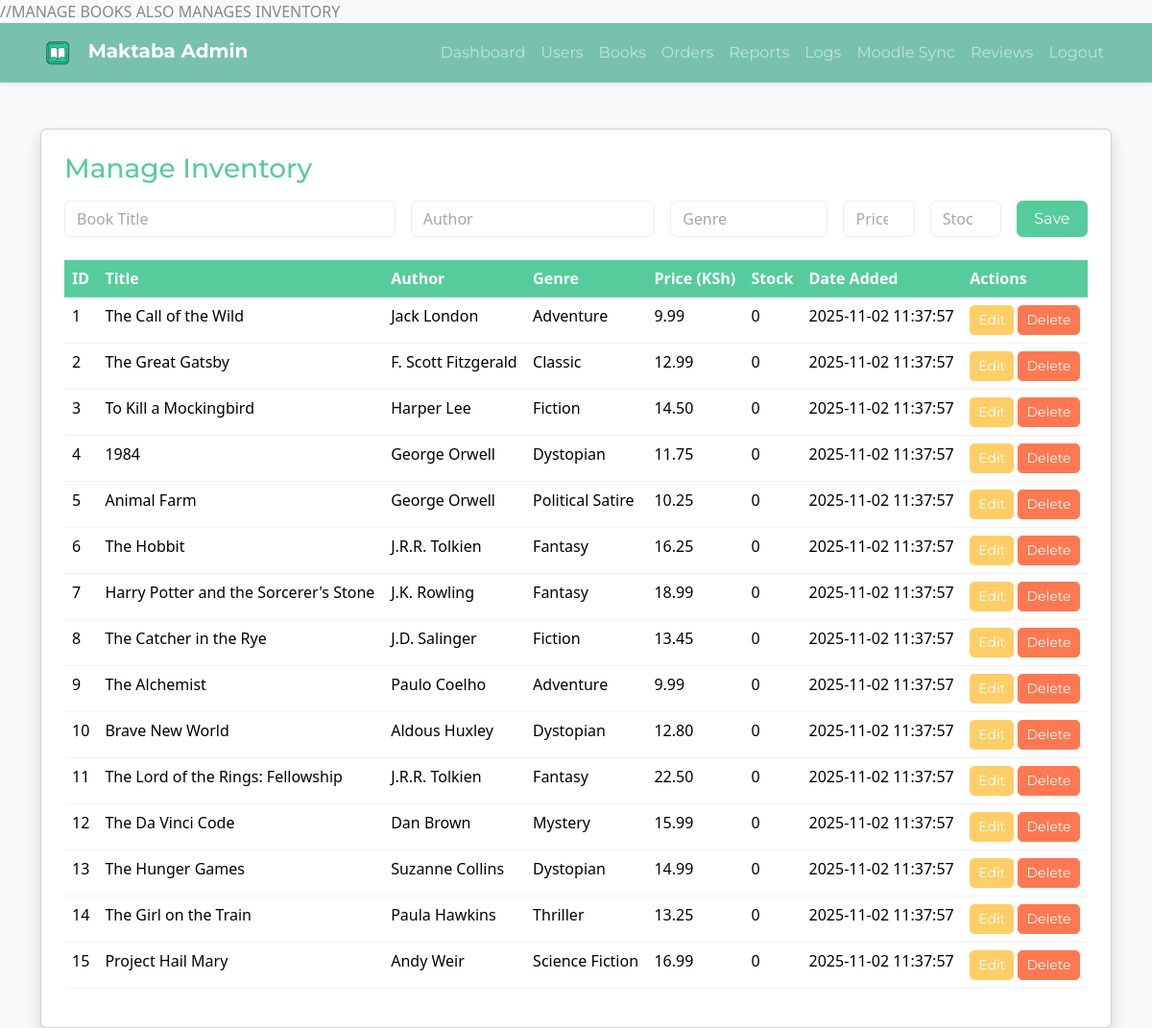
The app's page /modules/admin/manage_inventory.php (signed in) with its own data.
### tables this page shows
CREATE TABLE books (
    book_id INT AUTO_INCREMENT PRIMARY KEY,
    title VARCHAR(200) NOT NULL,
    author VARCHAR(100),
    publisher_id INT,
    price DECIMAL(10,2) NOT NULL,
    stock_quantity INT DEFAULT 0,
    reserved_stock INT DEFAULT 0,
    genre VARCHAR(50),
    year_of_publication YEAR,
    description TEXT,
    book_cover VARCHAR(255),
    moodle_course_id VARCHAR(50),  
    is_available TINYINT(1) DEFAULT 1,
    date_added TIMESTAMP DEFAULT CURRENT_TIMESTAMP,
    FOREIGN KEY (publisher_id) REFERENCES publishers(publisher_id)
        ON DELETE SET NULL ON UPDATE CASCADE
);

### modules/admin/manage_inventory.php (the view, shortened to what this page needs)
<?php
require_once("../../database/config.php");
$books = $conn->query("SELECT * FROM books ORDER BY date_added DESC");
?>
<!DOCTYPE html>
<html lang="en">
<head>
  <link href="https://cdn.jsdelivr.net/npm/bootswatch@5.3.3/dist/minty/bootstrap.min.css" rel="stylesheet">
</head>
<body class="bg-light">
<?php include("../../includes/admin_nav.php"); ?>
<div class="container mt-5">
  <div class="card shadow p-4">
    <h3 class="text-success mb-3">Manage Inventory</h3>
    <form method="POST" class="row g-3 mb-4">
      <div class="col-md-4">
        <input type="text" name="title" id="title" class="form-control" placeholder="Book Title" required>
      </div>
      <div class="col-md-3">
        <input type="text" name="author" id="author" class="form-control" placeholder="Author" required>
      </div>
      <div class="col-md-2">
        <input type="text" name="genre" id="genre" class="form-control" placeholder="Genre">
      </div>
      <div class="col-md-1">
        <input type="number" step="0.01" name="price" id="price" class="form-control" placeholder="Price" required>
      </div>
      <div class="col-md-1">
        <input type="number" name="stock" id="stock" class="form-control" placeholder="Stock" required>
      </div>
      <div class="col-md-1 d-grid">
        <button type="submit" class="btn btn-success">Save</button>
      </div>
    </form>
    <table class="table table-hover">
      <thead class="table-success">
        <tr>
          <th>ID</th>
          <th>Title</th>
          <th>Author</th>
          <th>Genre</th>
          <th>Price (KSh)</th>
          <th>Stock</th>
          <th>Date Added</th>
          <th>Actions</th>
        </tr>
      </thead>
      <tbody>
        <?php while ($book = $books->fetch_assoc()): ?>
          <tr>
            <td><?= $book['book_id'] ?></td>
            <td><?= htmlspecialchars($book['title']) ?></td>
            <td><?= htmlspecialchars($book['author']) ?></td>
            <td><?= htmlspecialchars($book['genre']) ?></td>
            <td><?= number_format($book['price'], 2) ?></td>
            <td><?= isset($book['stock']) ? htmlspecialchars($book['stock']) : '0' ?></td>
            <td><?= $book['date_added'] ?></td>
            <td>
              <button class="btn btn-sm btn-warning"
                onclick="editBook(<?= htmlspecialchars(json_encode($book)) ?>)">Edit</button>
              <a href="?delete=<?= $book['book_id'] ?>" class="btn btn-sm btn-danger"
                 onclick="return confirm('Delete this book?')">Delete</a>
            </td>
          </tr>
        <?php endwhile; ?>
      </tbody>
    </table>
  </div>
</div>
</body>
</html>

### records on screen
books: book_id "1", title "The Call of the Wild", author "Jack London", genre "Adventure", price "9.99", date_added "2025-11-02 11:37:57"
books: book_id "2", title "The Great Gatsby", author "F. Scott Fitzgerald", genre "Classic", price "12.99", date_added "2025-11-02 11:37:57"
books: book_id "3", title "To Kill a Mockingbird", author "Harper Lee", genre "Fiction", price "14.50", date_added "2025-11-02 11:37:57"
books: book_id "4", title "1984", author "George Orwell", genre "Dystopian", price "11.75", date_added "2025-11-02 11:37:57"
books: book_id "5", title "Animal Farm", author "George Orwell", genre "Political Satire", price "10.25", date_added "2025-11-02 11:37:57"
books: book_id "6", title "The Hobbit", author "J.R.R. Tolkien", genre "Fantasy", price "16.25", date_added "2025-11-02 11:37:57"
books: book_id "7", title "Harry Potter and the Sorcerer's Stone", author "J.K. Rowling", genre "Fantasy", price "18.99", date_added "2025-11-02 11:37:57"
books: book_id "8", title "The Catcher in the Rye", author "J.D. Salinger", genre "Fiction", price "13.45", date_added "2025-11-02 11:37:57"
books: book_id "9", title "The Alchemist", author "Paulo Coelho", genre "Adventure", price "9.99", date_added "2025-11-02 11:37:57"
books: book_id "10", title "Brave New World", author "Aldous Huxley", genre "Dystopian", price "12.80", date_added "2025-11-02 11:37:57"
books: book_id "11", title "The Lord of the Rings: Fellowship", author "J.R.R. Tolkien", genre "Fantasy", price "22.50", date_added "2025-11-02 11:37:57"
books: book_id "12", title "The Da Vinci Code", author "Dan Brown", genre "Mystery", price "15.99", date_added "2025-11-02 11:37:57"
books: book_id "13", title "The Hunger Games", author "Suzanne Collins", genre "Dystopian", price "14.99", date_added "2025-11-02 11:37:57"
books: book_id "14", title "The Girl on the Train", author "Paula Hawkins", genre "Thriller", price "13.25", date_added "2025-11-02 11:37:57"
books: book_id "15", title "Project Hail Mary", author "Andy Weir", genre "Science Fiction", price "16.99", date_added "2025-11-02 11:37:57"
